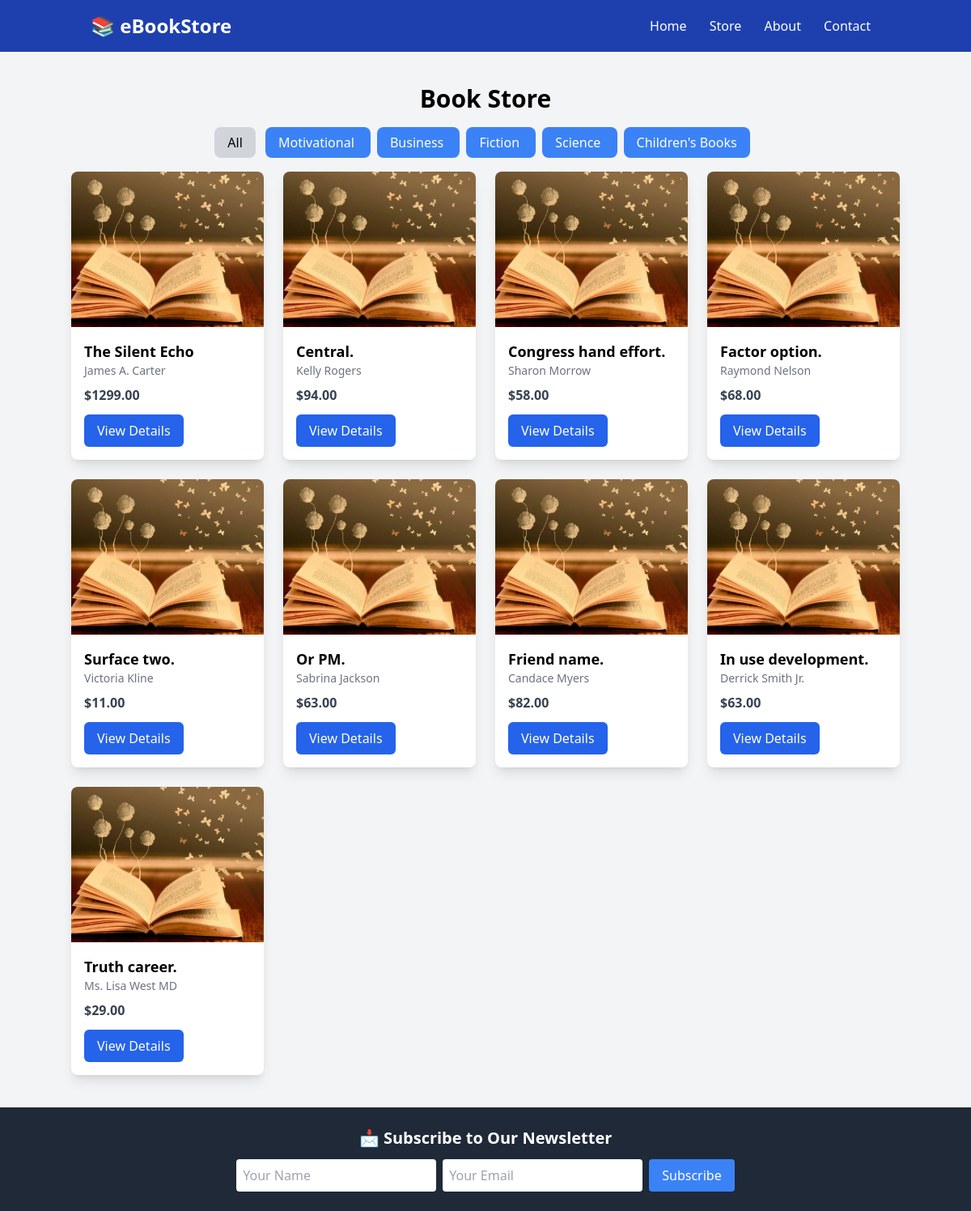
Page /store/?category=3 on the committed database.
### e_BookStore/models.py (models this page shows, shortened)
class Category(models.Model):
    name = models.CharField(max_length=100, unique=True)
    description = models.TextField(blank=True, null=True)
    created_at = models.DateTimeField(auto_now_add=True)
    updated_at = models.DateTimeField(auto_now=True)

class Book(models.Model):
    title = models.CharField(max_length=255)
    author = models.CharField(max_length=255)
    description = models.TextField()
    price = models.DecimalField(max_digits=10, decimal_places=2)
    stock = models.PositiveIntegerField()
    category = models.ForeignKey(Category, on_delete=models.CASCADE)  # Updated field
    cover_image = models.ImageField(upload_to='book_covers/', blank=True, null=True)
    published_date = models.DateField()
    created_at = models.DateTimeField(auto_now_add=True)
    updated_at = models.DateTimeField(auto_now=True)

### e_BookStore/views.py (the view)
# urls.py: path('store/', views.store, name='store'),
def store(request):
    category_id = request.GET.get('category')  # Get category from URL
    if category_id:
        books = Book.objects.filter(category_id=category_id)
    else:
        books = Book.objects.all()
    categories = Category.objects.all()  # Get all categories
    return render(request, 'store.html', {'books': books, 'categories': categories})

### e_BookStore/templates/store.html
{% extends 'base.html' %}
{% load static %}
{% block content %}
<div class="container mx-auto py-10">
    <h2 class="text-3xl font-bold text-center mb-6">Book Store</h2>
    <div class="mb-6 text-center">
        <a href="{% url 'store' %}" class="bg-gray-300 px-4 py-2 rounded-lg mr-2">All</a>
        {% for category in categories %}
        <a href="{% url 'store' %}?category={{ category.id }}" class="bg-blue-500 text-white px-4 py-2 rounded-lg hover:bg-blue-700 mr-2">
            {{ category.name }}
        </a>
        {% endfor %}
    </div>
    <div class="grid grid-cols-4 gap-6">
        {% for book in books %}
        <div class="bg-white shadow-lg rounded-lg overflow-hidden hover:shadow-xl transition">
            <img src="{% static 'images/124491.webp' %}" alt="{{ book.title }}" class="w-full h-48 object-cover">
            <div class="p-4">
                <h4 class="text-lg font-semibold">{{ book.title }}</h4>
                <p class="text-sm text-gray-500">{{ book.author }}</p>
                <p class="text-gray-700 font-bold mt-2">${{ book.price }}</p>
                <a href="{% url 'book_detail' book.id %}" class="mt-3 inline-block bg-blue-600 text-white px-4 py-2 rounded-md hover:bg-blue-700">
                    View Details
                </a>
            </div>
        </div>
        {% empty %}
        <p class="col-span-4 text-center text-gray-600">No books found.</p>
        {% endfor %}
    </div>
</div>
{% endblock %}

### rows in the picture
Category: name "Motivational"
Category: name "Business"
Category: name "Fiction"
Category: name "Science"
Category: name "Children's Books"
Book: title "The Silent Echo", author "James A. Carter", price "1299.00"
Book: title "Central.", author "Kelly Rogers", price "94.00"
Book: title "Congress hand effort.", author "Sharon Morrow", price "58.00"
Book: title "Factor option.", author "Raymond Nelson", price "68.00"
Book: title "Surface two.", author "Victoria Kline", price "11.00"
Book: title "Or PM.", author "Sabrina Jackson", price "63.00"
Book: title "Friend name.", author "Candace Myers", price "82.00"
Book: title "In use development.", author "Derrick Smith Jr.", price "63.00"
Book: title "Truth career.", author "Ms. Lisa West MD", price "29.00"
